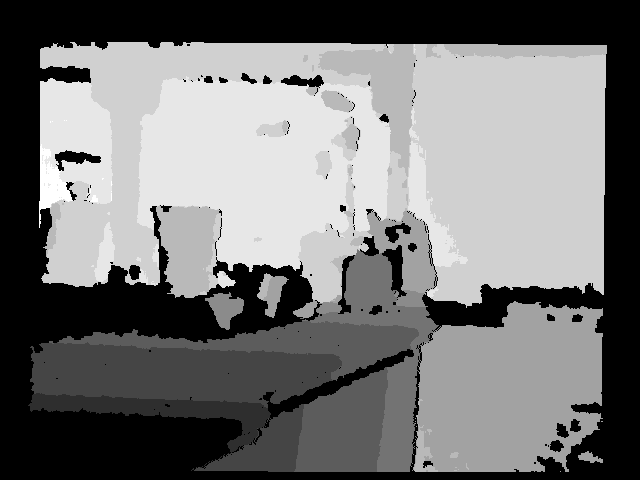
//> input picture 19.yuSLAM/data/depth1.png, 640 x 480 px
$ ./yu_pose_estimation_3d3d ../data/depth1.png ../data/depth2.png ../data/depth2.png ../data/depth2.png   (built with g++ and OpenCV 4)
//> lines starting //> are read from the running program, lines starting //| are printed output that depends on the picture
/*=================================================================================
 *	                    Copyleft! 2018 William Yu
 *          Some rights reserved：CC(creativecommons.org)BY-NC-SA
 *                      Copyleft! 2018 William Yu
 *      版权部分所有，遵循CC(creativecommons.org)BY-NC-SA协议授权方式使用
 *
 * Filename                :
 * Description             :
 * Reference               :
 * Programmer(s)           : William Yu, windmillyucong@163.com
 * Company                 : HUST, DMET国家重点实验室FOCUS团队
 * Modification History	   : ver1.0, 2019.01.08, William Yu
                             ver1.1, 2019.01.13, William Yu, add notes
=================================================================================*/


/*-----------------------------[Note]---------------------------
 *
--------------------------------------------------------------*/


/// Include Files
#include <iostream>
#include <opencv2/core/core.hpp>
#include <opencv2/features2d/features2d.hpp>
#include <opencv2/highgui/highgui.hpp>
#include <opencv2/calib3d/calib3d.hpp>
#include <Eigen/Core>
#include <Eigen/Geometry>
#include <Eigen/SVD>
#include <g2o/core/base_vertex.h>
#include <g2o/core/base_unary_edge.h>
#include <g2o/core/block_solver.h>
#include <g2o/core/optimization_algorithm_gauss_newton.h>
#include <g2o/solvers/eigen/linear_solver_eigen.h>
#include <g2o/types/sba/types_six_dof_expmap.h>
#include <chrono>

using namespace std;
using namespace cv;


/// Global Variables


/// Function Declaration

void find_feature_matches (
    const Mat& img_1, const Mat& img_2,
    std::vector<KeyPoint>& keypoints_1,
    std::vector<KeyPoint>& keypoints_2,
    std::vector< DMatch >& matches
);

// 像素坐标转相机归一化坐标
Point2d pixel2cam ( const Point2d& p, const Mat& K );

void pose_estimation_3d3d (
    const vector<Point3f>& pts1,
    const vector<Point3f>& pts2,
    Mat& R, Mat& t
);


/// Function definitions

/**
 * @function main
 * @brief
 */
int main ( int argc, char** argv )
{
    if ( argc != 5 )
    {
        cout<<"usage: pose_estimation_3d3d img1 img2 depth1 depth2"<<endl;
        return 1;
    }
    //-- 内参矩阵
    //--调参：相机内参--
    //        | fx,  0, cx, | cx主点偏移
    //   K =  |  0, fy, cy, |
    //        |  0,  0,  1  |
    Mat K = ( Mat_<double> ( 3,3 ) << 518.0,     0, 325.5,
                                          0, 519.0, 253.5,
                                          0,     0,     1 );
    double depthScale = 1000.0;

    //-- 读取图像
    Mat img_1 = imread ( argv[1], CV_LOAD_IMAGE_COLOR );
//> img_1 is the input picture: 480 rows x 640 cols, CV_8UC3; min 0, max 11, mean 5.09
    Mat img_2 = imread ( argv[2], CV_LOAD_IMAGE_COLOR );
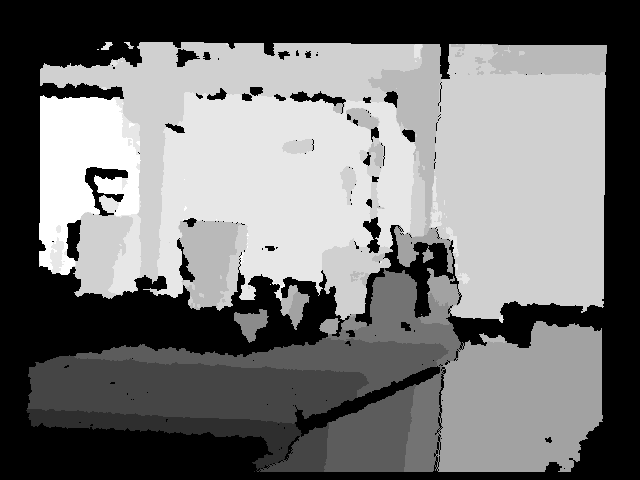
//> input picture 19.yuSLAM/data/depth2.png, 640 x 480 px
//> img_2 is the input picture: 480 rows x 640 cols, CV_8UC3; min 0, max 11, mean 5.05

    vector<KeyPoint> keypoints_1, keypoints_2;
    vector<DMatch> matches;
    find_feature_matches ( img_1, img_2, keypoints_1, keypoints_2, matches );
    cout<<"一共找到了"<<matches.size() <<"组匹配点"<<endl;

    // 建立3D点
    Mat depth1 = imread ( argv[3], CV_LOAD_IMAGE_UNCHANGED );       // 深度图为16位无符号数，单通道图像
    Mat depth2 = imread ( argv[4], CV_LOAD_IMAGE_UNCHANGED );       // 深度图为16位无符号数，单通道图像

    vector<Point3f> pts1, pts2;
    for ( DMatch m:matches )
    {
        ushort d1 = depth1.ptr<unsigned short> ( int ( keypoints_1[m.queryIdx].pt.y ) ) [ int ( keypoints_1[m.queryIdx].pt.x ) ];
        ushort d2 = depth2.ptr<unsigned short> ( int ( keypoints_2[m.trainIdx].pt.y ) ) [ int ( keypoints_2[m.trainIdx].pt.x ) ];
        if ( d1==0 || d2==0 )   // bad depth //深度值为0，无法使用
            continue;
        Point2d p1 = pixel2cam ( keypoints_1[m.queryIdx].pt, K );//是测试图像的特征点描述子（descriptor）的下标，同时也是描述符对应特征点（keypoint)的下标。
        Point2d p2 = pixel2cam ( keypoints_2[m.trainIdx].pt, K );//是样本图像的特征点描述子的下标，同样也是相应的特征点的下标。
        float dd1 = float ( d1 ) /depthScale;
        float dd2 = float ( d2 ) /depthScale;
        pts1.push_back ( Point3f ( p1.x*dd1, p1.y*dd1, dd1 ) );
        pts2.push_back ( Point3f ( p2.x*dd2, p2.y*dd2, dd2 ) );
    }

    cout<<"3d-3d 点对: "<<pts1.size() <<endl;
    Mat R, t;
    pose_estimation_3d3d ( pts1, pts2, R, t );
    cout<<"---------------------------------------------"<<endl;
    cout<<"ICP via SVD results: "<<endl;
    cout<<"R_12 = "<<R<<endl;
    cout<<"t_12 = "<<t<<endl;
    /*-----------------------------[Note]---------------------------
    * pts1 = R*pts2 + t
    * 则有pts2 = R_inv*pts1 - R_inv*t
    * 对应pts2 = R`*pts1 + t`
    * 即逆运动R` = R_inv
    *        t` = - R_inv*t
    * Notice:旋转矩阵R为正交矩阵，
    * 所有又有 R^(-1) = R^T，逆等于转置
    --------------------------------------------------------------*/
    cout<<"逆运动R：R` = R_inv = "<<R.t() <<endl;   //Mat.t()为矩阵求转置
    //cout<<"逆运动R：R` = R_inv = "<<R.inv() <<endl;  //Mat.inv()为矩阵求逆
    cout<<"逆运动t：t` = - R_inv*t = "<<-R.t() *t <<endl;

    cout<<"---------------------------------------------"<<endl;
    //--校验5组 p1 = R*p2 + t  和  p2 = R_inv*p1 - R_inv*t
    for ( int i=0; i<5; i++ )
    {
        cout<<"p1 = "<<pts1[i]<<endl;
        cout<<"p2 = "<<pts2[i]<<endl;
        cout<<"(R*p2+t) = "<<
            R * (Mat_<double>(3,1)<<pts2[i].x, pts2[i].y, pts2[i].z) + t << endl;
        cout<<"(R`*p1+t`) = "<<
            R.inv() * (Mat_<double>(3,1)<<pts1[i].x, pts1[i].y, pts1[i].z) -R.inv() *t << endl<< endl;
    }
}


/**
 * @function find_feature_matches
 * @brief 特征点匹配与筛选
 * @param  const Mat& img_1, const Mat& img_2,
                            std::vector<KeyPoint>& keypoints_1,
                            std::vector<KeyPoint>& keypoints_2,
                            std::vector< DMatch >& good_matches
 * @retval None
 */

void find_feature_matches ( const Mat& img_1, const Mat& img_2,
                            std::vector<KeyPoint>& keypoints_1,
                            std::vector<KeyPoint>& keypoints_2,
                            std::vector< DMatch >& good_matches )
{
    //-- 初始化
    Mat descriptors_1, descriptors_2;
    Ptr<FeatureDetector> detector = ORB::create();
    Ptr<DescriptorExtractor> descriptor = ORB::create();
    Ptr<DescriptorMatcher> matcher  = DescriptorMatcher::create("BruteForce-Hamming");


    //--[1]:检测 Oriented FAST 角点位置
    detector->detect ( img_1,keypoints_1 );
    detector->detect ( img_2,keypoints_2 );

    //--[2]:根据角点位置计算 BRIEF 描述子
    descriptor->compute ( img_1, keypoints_1, descriptors_1 );
//> descriptors_1 = empty
    descriptor->compute ( img_2, keypoints_2, descriptors_2 );
//> descriptors_2 = empty

    //绘制特征点
    Mat outimg1, outimg2;
    drawKeypoints( img_1, keypoints_1, outimg1, Scalar::all(-1), DrawMatchesFlags::DEFAULT );
    namedWindow("ORB_img1", WINDOW_NORMAL);
    imshow("ORB_img1",outimg1);
    drawKeypoints( img_2, keypoints_2, outimg2, Scalar::all(-1), DrawMatchesFlags::DEFAULT );
    namedWindow("ORB_img2", WINDOW_NORMAL);
    imshow("ORB_img2",outimg2);
    cout<<"Img1特征点数"<<keypoints_1.size() <<endl;//500个特征点
//| Img1特征点数0
    cout<<"Img2特征点数"<<keypoints_2.size() <<endl;
//| Img2特征点数0

    //--[3]:对两幅图像中的BRIEF描述子进行匹配，使用 Hamming 距离
    vector<DMatch> matches;
    //BFMatcher matcher ( NORM_HAMMING );
    matcher->match ( descriptors_1, descriptors_2, matches );
//> matches = 0 matches
    cout<<"初步匹配"<<matches.size() <<"对匹配点"<<endl; //500对匹配
//| 初步匹配0对匹配点

    //--[4]:匹配点对筛选
    //--筛选要求：1.确保都是正确匹配，删去错误匹配
    //          2.确保正确匹配的前提下，保证点对数足够多

    //--调参：筛选阈值--
    double min_dist=10000, max_dist=0;
    //找出所有匹配之间的最小距离和最大距离, 即是最相似的和最不相似的两组点之间的距离
    for ( int i = 0; i < descriptors_1.rows; i++ )
    {
        double dist = matches[i].distance;
        if ( dist < min_dist ) min_dist = dist;//最短距离，最相似
        if ( dist > max_dist ) max_dist = dist;//最长距离，最不相似
    }
//> this loop made 0 passes
//> after the loop, min_dist = 10000; max_dist = 0
    printf ( "-- Max dist : %f \n", max_dist );
//| -- Max dist : 0.000000
    printf ( "-- Min dist : %f \n", min_dist );
//| -- Min dist : 10000.000000

    //--调参：筛选阈值--
    //当描述子之间的距离大于两倍的最小距离时,即认为匹配有误.
    //但有时候最小距离会非常小,设置一个经验值30作为下限.
    for ( int i = 0; i < descriptors_1.rows; i++ )
    {
        if ( matches[i].distance <= max ( 2*min_dist, 30.0 ) )
        {
            good_matches.push_back ( matches[i] );
        }
    }

    //--TODO：调参：逐点检查--


    //--[5]:绘制匹配结果
    Mat img_match;
    Mat img_goodmatch;
    drawMatches ( img_1, keypoints_1, img_2, keypoints_2, matches, img_match );
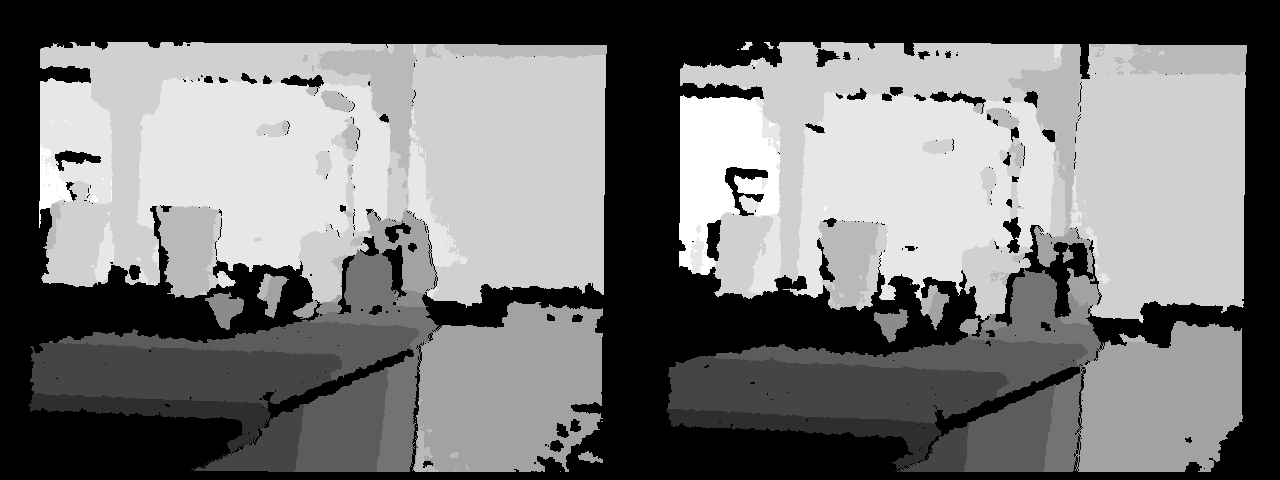
//> img_match: 480 rows x 1280 cols, CV_8UC3; min 0, max 11, mean 5.07; drawn with min black and max white
//> in main, `find_feature_matches ( img_1, img_2, keypoints_1, keypoints_2, matches..`: keypoints_1 = 0 keypoints; matches = 0 matches
//| 一共找到了0组匹配点
//| 3d-3d 点对: 0
    drawMatches ( img_1, keypoints_1, img_2, keypoints_2, good_matches, img_goodmatch );
    namedWindow("img_match", WINDOW_NORMAL);
    namedWindow("img_goodmatch", WINDOW_NORMAL);
    imshow ( "img_match", img_match );
    imshow ( "img_goodmatch", img_goodmatch );
    waitKey(0);
}


/**
 * @function pixel2cam
 * @brief 像素坐标转相机归一化坐标
 * @param  const Point2d& p, const Mat& K
 * @retval Point2d
 */
Point2d pixel2cam ( const Point2d& p, const Mat& K )
{
    return Point2d
           (
               ( p.x - K.at<double> ( 0,2 ) ) / K.at<double> ( 0,0 ),
               ( p.y - K.at<double> ( 1,2 ) ) / K.at<double> ( 1,1 )
           );
}


/**
 * @function pose_estimation_3d3d
 * @brief   求解R、t
 * @param   const vector<Point3f>& pts1,
            const vector<Point3f>& pts2,
            Mat& R, Mat& t
 * @retval None
 */
void pose_estimation_3d3d (
    const vector<Point3f>& pts1,
    const vector<Point3f>& pts2,
    Mat& R, Mat& t
)
{
    Point3f p1, p2;     // center of mass
    int N = pts1.size();
//> N = 0
    for ( int i=0; i<N; i++ )
    {
        p1 += pts1[i];
        p2 += pts2[i];
    }
//> after the loop, p1 = Point3(0, 0, 0); p2 = Point3(0, 0, 0)
    p1 = Point3f( Vec3f(p1) /  N);
//> p1 = Point3(nan, nan, nan)
    p2 = Point3f( Vec3f(p2) / N);
//> p2 = Point3(nan, nan, nan)
    vector<Point3f>     q1 ( N ), q2 ( N ); // remove the center
    for ( int i=0; i<N; i++ )
    {
        q1[i] = pts1[i] - p1;
        q2[i] = pts2[i] - p2;
    }

    // compute q1*q2^T
    Eigen::Matrix3d W = Eigen::Matrix3d::Zero();
    for ( int i=0; i<N; i++ )
    {
        W += Eigen::Vector3d ( q1[i].x, q1[i].y, q1[i].z ) * Eigen::Vector3d ( q2[i].x, q2[i].y, q2[i].z ).transpose();
    }
    cout<<"W="<<W<<endl;
//| W=0 0 0
//| 0 0 0
//| 0 0 0

    // SVD on W
    Eigen::JacobiSVD<Eigen::Matrix3d> svd ( W, Eigen::ComputeFullU|Eigen::ComputeFullV );
    Eigen::Matrix3d U = svd.matrixU();
    Eigen::Matrix3d V = svd.matrixV();

    if (U.determinant() * V.determinant() < 0)
	{
        for (int x = 0; x < 3; ++x)
        {
            U(x, 2) *= -1;
        }
	}

    cout<<"U="<<U<<endl;
//| U=1 0 0
//| 0 1 0
//| 0 0 1
    cout<<"V="<<V<<endl;
//| V=1 0 0
//| 0 1 0
//| 0 0 1

    Eigen::Matrix3d R_ = U* ( V.transpose() );
    Eigen::Vector3d t_ = Eigen::Vector3d ( p1.x, p1.y, p1.z ) - R_ * Eigen::Vector3d ( p2.x, p2.y, p2.z );

    // convert to cv::Mat
    R = ( Mat_<double> ( 3,3 ) <<
          R_ ( 0,0 ), R_ ( 0,1 ), R_ ( 0,2 ),
          R_ ( 1,0 ), R_ ( 1,1 ), R_ ( 1,2 ),
          R_ ( 2,0 ), R_ ( 2,1 ), R_ ( 2,2 )
        );
//> R = [[1, 0, 0], [0, 1, 0], [0, 0, 1]]
    t = ( Mat_<double> ( 3,1 ) << t_ ( 0,0 ), t_ ( 1,0 ), t_ ( 2,0 ) );
//> t = [nan, nan, nan]
//> in main, `pose_estimation_3d3d ( pts1, pts2, R, t );`: R = [[1, 0, 0], [0, 1, 0], [0, 0, 1]]; t = [nan, nan, nan]
//| R_12 = [1, 0, 0;
//|  0, 1, 0;
//|  0, 0, 1]
//| t_12 = [-nan;
//|  -nan;
//|  -nan]
//| 逆运动R：R` = R_inv = [1, 0, 0;
//|  0, 1, 0;
//|  0, 0, 1]
//| 逆运动t：t` = - R_inv*t = [-nan;
//|  -nan;
//|  -nan]
//> (the run ends here: the program crashes, at `cout<<"p1 = "<<pts1[i]<<endl;`)
